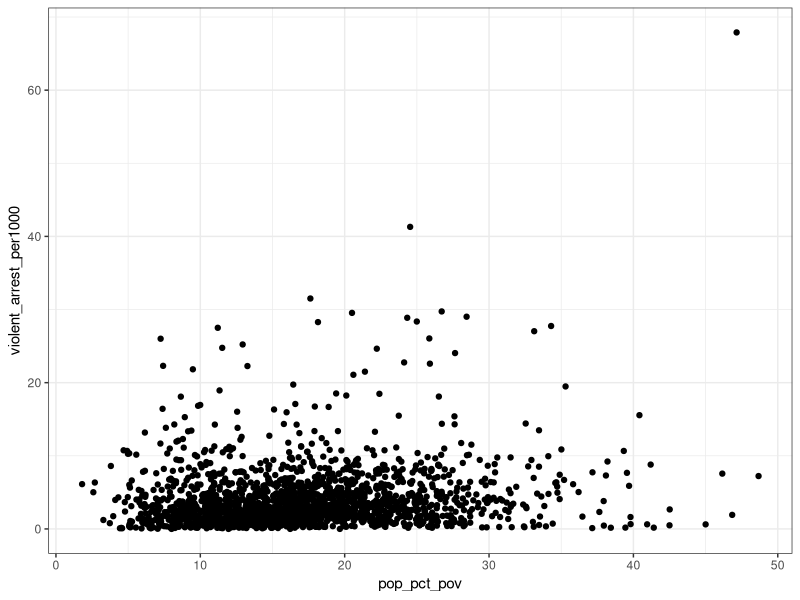
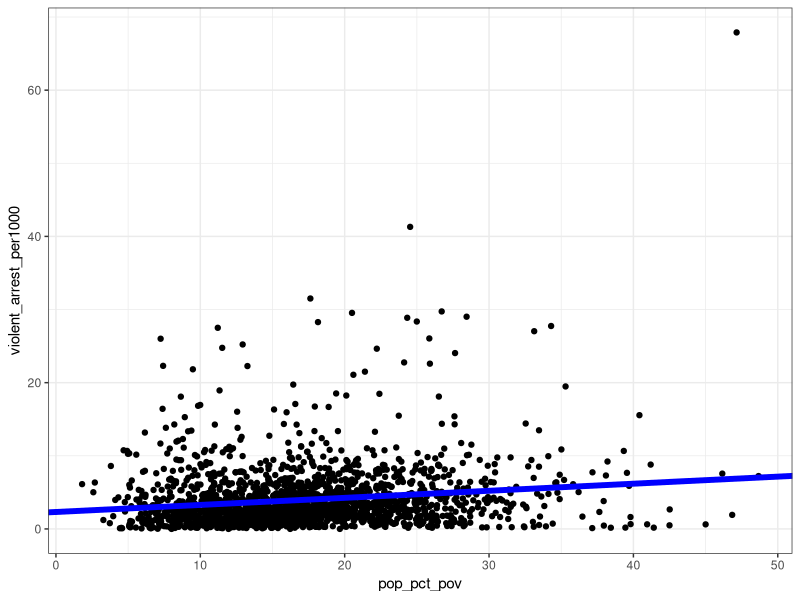
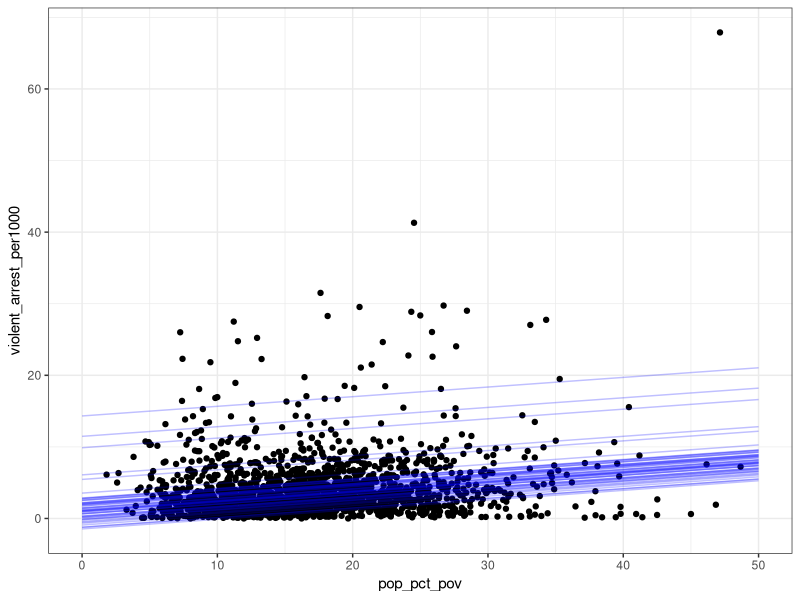
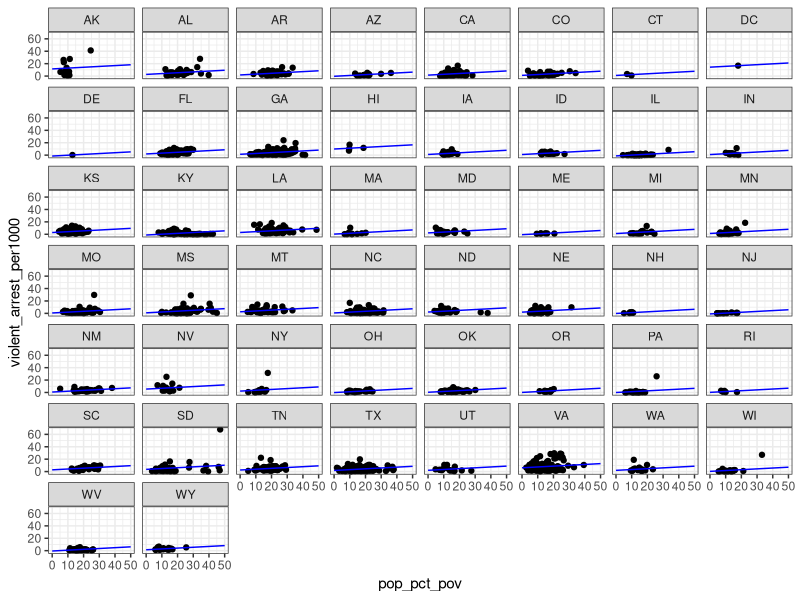
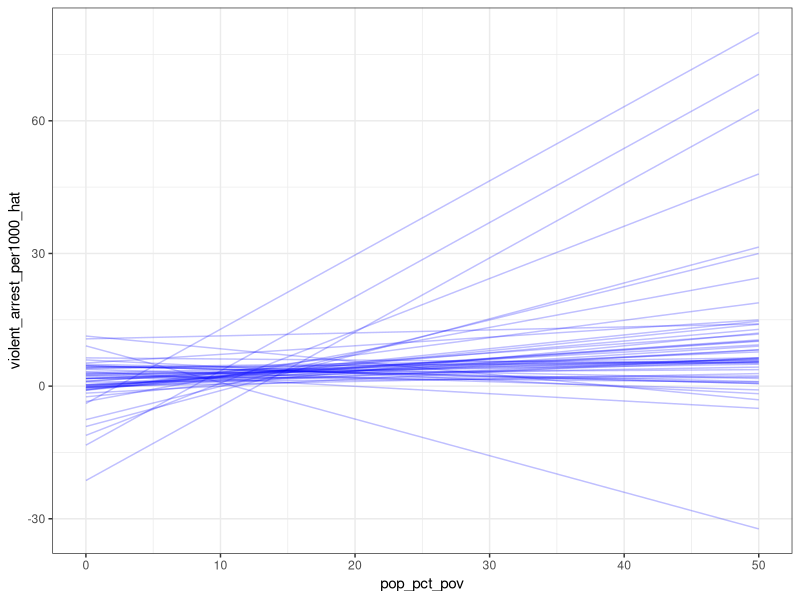
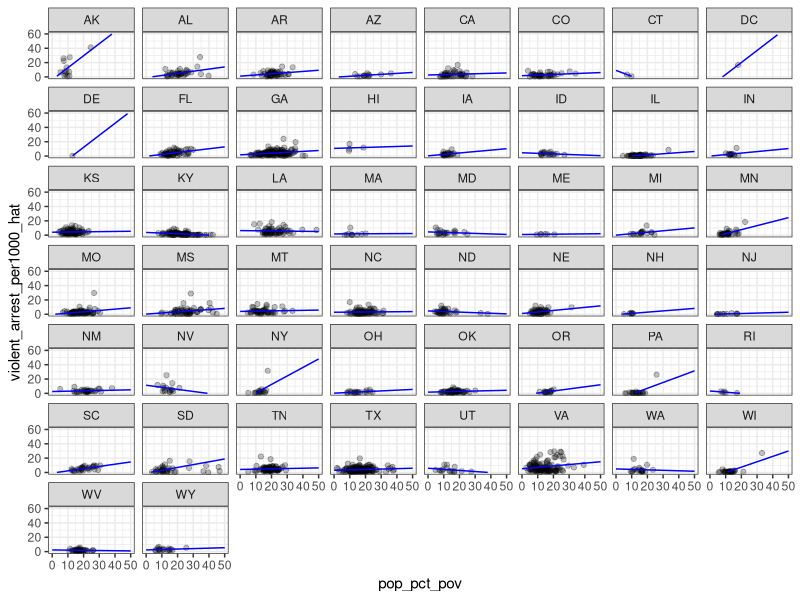
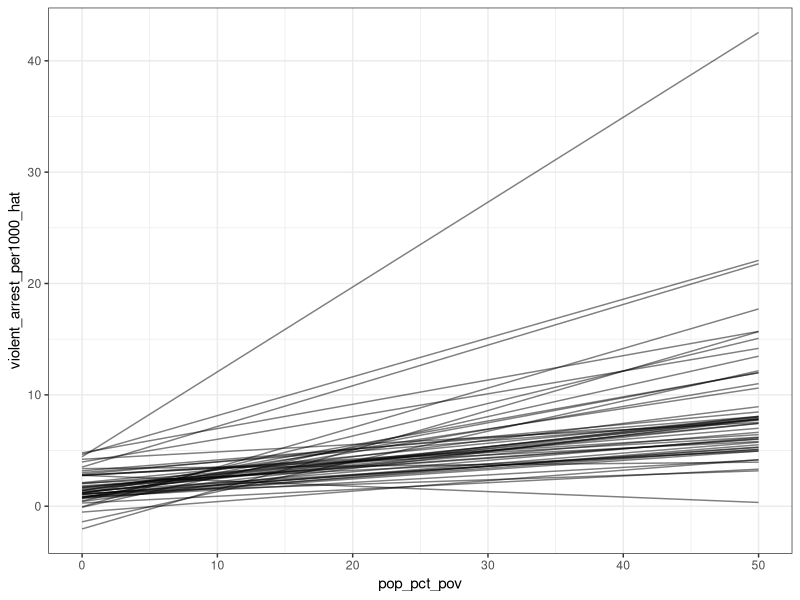
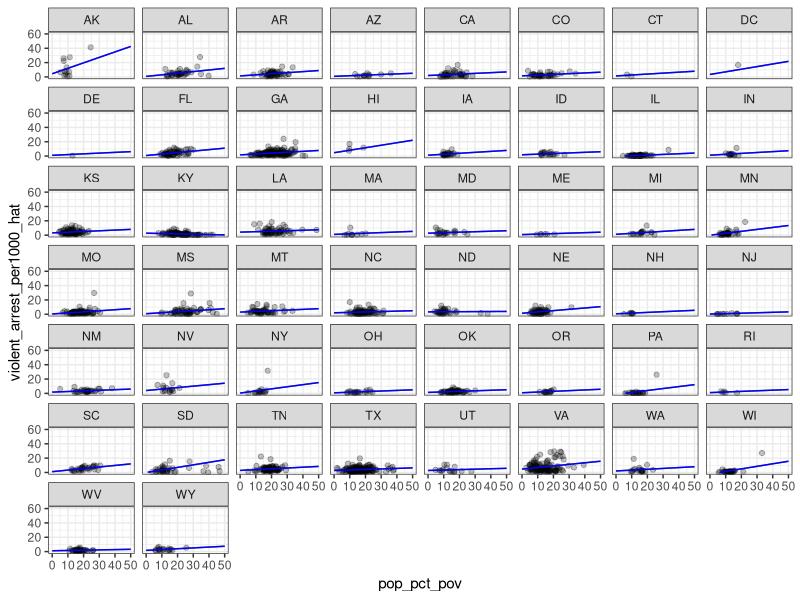

The R script that drew these images, in order:
## ---- chunk 1
library(gridExtra)
library(tidyverse)
library(lme4)

set.seed(1)
select<-dplyr::select

knitr::opts_chunk$set(tidy = FALSE)
theme_set(theme_bw())
def.chunk.hook  <- knitr::knit_hooks$get("chunk")
knitr::knit_hooks$set(chunk = function(x, options) {
  x <- def.chunk.hook(x, options)
  ifelse(options$size != "normalsize", paste0("\\", options$size,"\n\n", x, "\n\n \\normalsize"), x)
})
knitr::opts_chunk$set(warning=FALSE, message=FALSE, tidy = F, size = "small")
## ---- chunk 2
dat<-read_csv("./data/violent_arrest_data.csv")
## ---- chunk 3
ggplot(dat,
       aes(x = pop_pct_pov, y = violent_arrest_per1000)) + 
  geom_point()
## ---- chunk 4
m_complete_pooling <- lm(violent_arrest_per1000 ~ pop_pct_pov,
                         data = dat)
broom::tidy(m_complete_pooling)
## ---- chunk 5
ggplot(dat,
       aes(x = pop_pct_pov,
           y = violent_arrest_per1000)) + 
  geom_point() + 
  geom_abline(aes(intercept = coef(m_complete_pooling)[1],
                  slope = coef(m_complete_pooling)[2]),
              color = "blue",
              linewidth = 2)
## ---- chunk 6
m_state_fe<-lm(violent_arrest_per1000 ~ 
                 pop_pct_pov +
                 factor(stusps),
               data = dat)
broom::tidy(m_state_fe)
## ---- chunk 7
m_state_fe<-lm(violent_arrest_per1000 ~ -1 +
                 pop_pct_pov +
                 factor(stusps),
               data = dat)

fake_dat<-expand_grid(stusps = unique(dat$stusps),
                      pop_pct_pov = 0:50)

fake_dat<- fake_dat %>%
  mutate(yhat = predict(m_state_fe, newdata = fake_dat))

ggplot(dat,
       aes(x = pop_pct_pov,
           y = violent_arrest_per1000)) +
  geom_point() +
  geom_line(data = fake_dat,
            aes(x = pop_pct_pov, y = yhat, group = stusps),
            alpha = 0.25, color = "blue")
## ---- chunk 8
ggplot(dat,
       aes(x = pop_pct_pov,
           y = violent_arrest_per1000)) +
  geom_point() +
  geom_line(data = fake_dat,
            aes(x = pop_pct_pov, y = yhat, group = stusps), 
            color = "blue") + 
  facet_wrap(~stusps)
## ---- chunk 9
m_state_fe_int<-lm(violent_arrest_per1000 ~ 
                 pop_pct_pov *
                 factor(stusps),
               data = dat)
broom::tidy(m_state_fe_int)
## ---- chunk 10
fake_data<-expand_grid(stusps = unique(dat$stusps),
                       pop_pct_pov = 0:50)

fake_data<-fake_data %>% 
  mutate(violent_arrest_per1000_hat = predict(m_state_fe_int, newdata = fake_data))

ggplot(fake_data,
       aes(x = pop_pct_pov,
           y = violent_arrest_per1000_hat,
           group = stusps)) + 
  geom_line(alpha = 0.25, color = "blue")
## ---- chunk 11
ggplot(fake_data,
       aes(x = pop_pct_pov,
           y = violent_arrest_per1000_hat,
           group = stusps)) + 
  geom_point(data = dat, 
             aes(x = pop_pct_pov, y = violent_arrest_per1000),
             alpha = 0.25) + 
  geom_line(color = "blue") + 
  facet_wrap(~stusps) + 
  ylim(c(0, 60))
## ---- chunk 12
library(lme4)
# RE specification gets complex
# google lmer cheat sheet for support
m_state_ml<-lmer(violent_arrest_per1000 ~ 
                   pop_pct_pov +
                   (1|stusps) + #intercepts for each state
                   (0 + pop_pct_pov|stusps), #slopes for each state, uncorrelated
                 data = dat) 
## ---- chunk 13
summary(m_state_ml)
## ---- chunk 14
fake_data<-expand_grid(stusps = unique(dat$stusps),
                       pop_pct_pov = 0:50)

fake_data<-fake_data %>% 
  mutate(violent_arrest_per1000_hat = 
           predict(m_state_ml, newdata = fake_data))

ggplot(fake_data,
       aes(x = pop_pct_pov,
           y = violent_arrest_per1000_hat,
           group = stusps)) + 
  geom_line(alpha = 0.5)
## ---- chunk 15
ggplot(fake_data,
       aes(x = pop_pct_pov,
           y = violent_arrest_per1000_hat,
           group = stusps)) + 
  geom_line(alpha = 0.5) + 
  geom_point(data = dat, 
             aes(x = pop_pct_pov, y = violent_arrest_per1000),
             alpha = 0.25) + 
  geom_line(color = "blue") + 
  facet_wrap(~stusps) + 
  ylim(c(0, 60))
## ---- chunk 16
fake_data<-expand_grid(stusps = unique(dat$stusps),
                       pop_pct_pov = 0:50)
# generate yhat for both fe and ml models
fake_data<-fake_data %>% 
  mutate(fe = predict(m_state_fe_int, newdata = fake_data),
         ml = predict(m_state_ml, newdata = fake_data))
# format for plotting
fake_data<- fake_data %>% 
  pivot_longer(cols = fe:ml, 
               names_to = "model_type",
               values_to = "yhat")

head(fake_data)
## ---- chunk 17
ggplot(fake_data, 
       aes(x = pop_pct_pov, y = yhat, group = stusps)) + 
  geom_line() + 
  facet_wrap(~model_type)
## ---- chunk 18
ggplot(fake_data, 
       aes(x = pop_pct_pov, y = yhat, 
           color = model_type)) + 
  geom_line() + 
  geom_point(data = dat, 
             aes(x = pop_pct_pov, y = violent_arrest_per1000),
             color = "black",
             alpha = 0.25) +
  facet_wrap(~stusps) + 
  ylim(c(0, 50))
